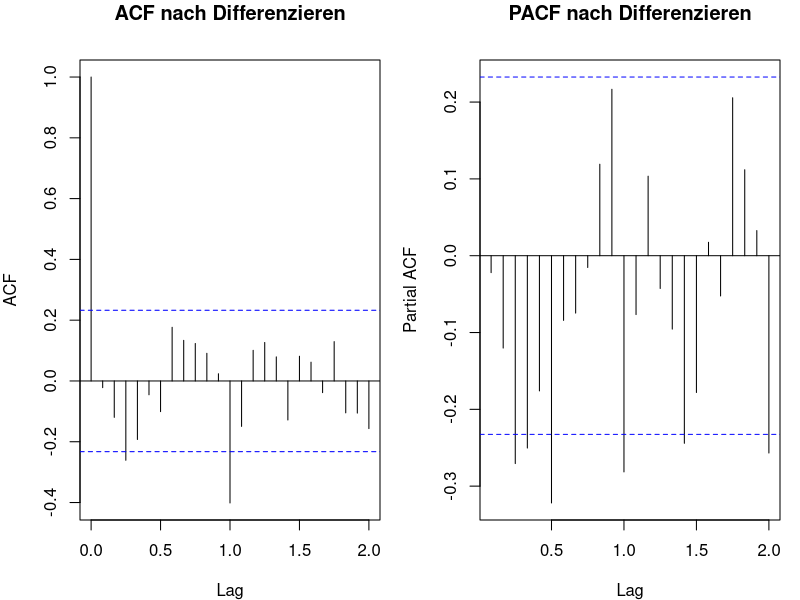
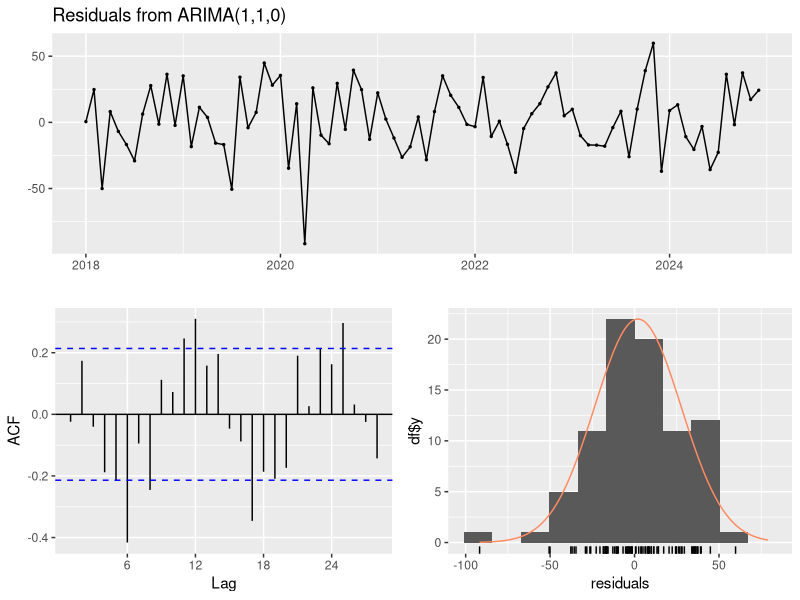
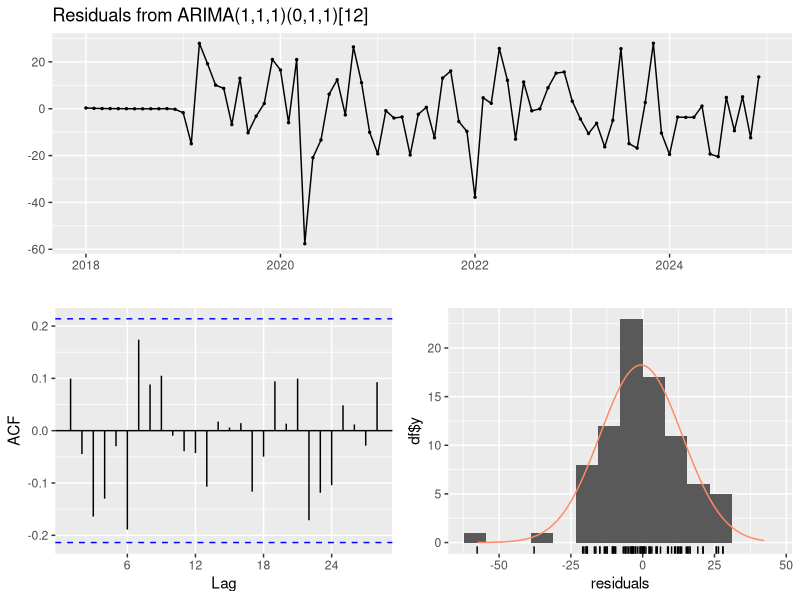
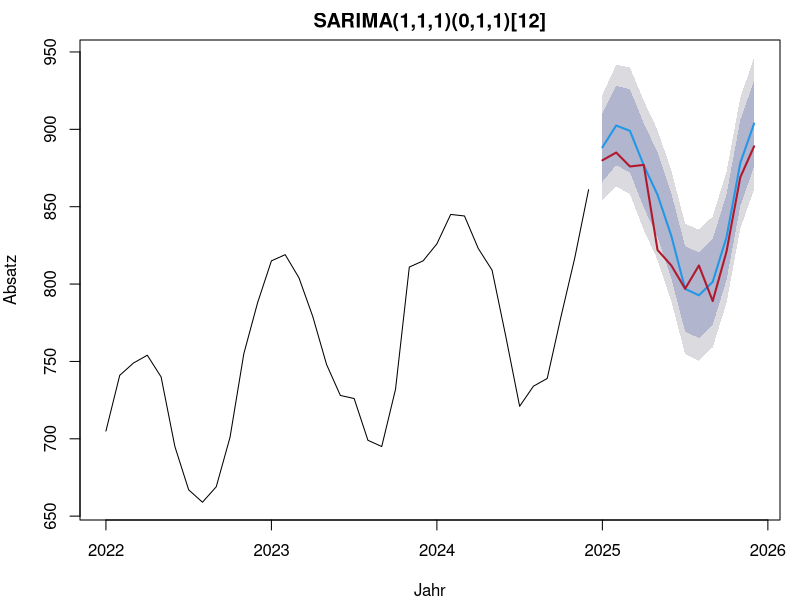

Generate these figures, in order, with R:
## ---- chunk 1
#| label: setup-r
#| include: false
library(forecast)

monate <- 96
t <- 1:monate

# Feste Innovationen, damit R und Python mit derselben Reihe rechnen
innovation <- c(
  12.98, 12.08, -29.7, -2.17, 8.55, 6.38, -15.38, -11.32,
  3.9, -18.45, -3.15, -25.42, 0.15, -19.95, 1.27, 20.62,
  21.23, 17.7, -26.17, 8.55, -8.93, -20.77, 2.85, 11.1,
  34.28, -4.35, 20.33, -56.32, -5.93, -0.52, -10.27, 16.12,
  -4.35, 15.98, 16.73, -16.42, -3, -1.58, -3.45, -13.8,
  -13.35, 7.12, -15.15, -9.07, 13.27, 11.93, 0, -20.33,
  -33.38, 1.88, -0.83, 15.6, 15.3, -7.65, -3.38, -0.38,
  1.27, 7.8, 22.35, 7.05, 5.25, -4.57, -12.15, -11.77,
  -10.73, 1.2, 15.9, -13.8, -16.27, 4.5, 40.05, -18.98,
  -18.45, -5.4, -6.23, -11.25, 5.47, -16.88, -30.9, 4.12,
  -11.4, 5.1, -0.45, 3.9, -11.32, -16.8, -17.62, 4.72,
  -33.75, 2.25, -1.12, 17.25, -27.97, -1.95, 6.82, -17.92)

# AR(1)-Fehler daraus aufbauen
fehler <- numeric(monate)
for (i in 2:monate) fehler[i] <- 0.6 * fehler[i - 1] + innovation[i]

absatz <- ts(round(500 + 4 * t + 60 * sin(2 * pi * t / 12) +
                     25 * cos(2 * pi * t / 12) + fehler),
             start = c(2018, 1), frequency = 12)

training <- window(absatz, end = c(2024, 12))
test <- window(absatz, start = c(2025, 1))
## ---- chunk 2
#| label: fig-b1-ar-r
#| fig-cap: "Beispiel 1: ACF und PACF nach gewöhnlichem und saisonalem Differenzieren."
#| fig-height: 3.6
round(c(d = forecast::ndiffs(training),
        D = forecast::nsdiffs(training)), 0)

stationaer <- diff(diff(training, lag = 12))

par(mfrow = c(1, 2), mar = c(4, 4, 3, 1))
acf(stationaer, lag.max = 24, main = "ACF nach Differenzieren")
pacf(stationaer, lag.max = 24, main = "PACF nach Differenzieren")
par(mfrow = c(1, 1))

round(c(n = length(stationaer),
        grenze = 1.96 / sqrt(length(stationaer)),
        sd_roh = sd(training),
        sd_stationaer = sd(stationaer)), 3)
## ---- chunk 3
#| label: b2-ar-r
kandidaten <- list(
  "(0,1,1)" = c(0, 1, 1),
  "(1,1,0)" = c(1, 1, 0),
  "(1,1,1)" = c(1, 1, 1),
  "(2,1,2)" = c(2, 1, 2)
)

for (name in names(kandidaten)) {
  m <- Arima(training, order = kandidaten[[name]], seasonal = c(0, 1, 1))
  cat(sprintf("%-9s AICc = %8.2f | BIC = %8.2f | logLik = %8.2f\n",
              name, m$aicc, m$bic, m$loglik))
}

automatisch <- auto.arima(training, stepwise = FALSE, approximation = FALSE)
automatisch
## ---- chunk 4
#| label: b3-ar-r
modell <- Arima(training, order = c(1, 1, 1), seasonal = c(0, 1, 1))
summary(modell)

# Zum Vergleich: ohne die gewoehnliche Differenz, dafuer mit Drift
ohne_d <- Arima(training, order = c(1, 0, 0), seasonal = c(0, 1, 1),
                include.drift = TRUE)
round(coef(ohne_d), 4)
## ---- chunk 5
#| label: fig-b4-ar-r
#| fig-cap:
#|   - "Beispiel 4: Residuendiagnostik ohne saisonale Anteile, die ACF zeigt Spitzen bei Vielfachen von zwölf."
#|   - "Beispiel 4: Residuendiagnostik mit saisonalen Anteilen, die Spitzen bei Vielfachen von zwölf sind verschwunden."
#| fig-height: 4
zu_einfach <- Arima(training, order = c(1, 1, 0))

checkresiduals(zu_einfach)
checkresiduals(modell)
## ---- chunk 6
#| label: fig-b5-ar-r
#| fig-cap: "Beispiel 5: Prognose des SARIMA-Modells mit Intervall, dazu die tatsächlichen Werte."
prognose <- forecast(modell, h = 12)

par(mar = c(4, 4, 2, 1))
plot(prognose, ylab = "Absatz", xlab = "Jahr",
     main = "SARIMA(1,1,1)(0,1,1)[12]", include = 36)
lines(test, col = "#b2182b", lwd = 2)

naiv <- snaive(training, h = 12)
hw <- hw(training, h = 12, seasonal = "additive")
zu_einfach_p <- forecast(zu_einfach, h = 12)

spalten <- c("RMSE", "MAE", "MAPE")
round(rbind(
  naiv_saisonal = accuracy(naiv, test)["Test set", spalten],
  ohne_saison = accuracy(zu_einfach_p, test)["Test set", spalten],
  holt_winters = accuracy(hw, test)["Test set", spalten],
  sarima = accuracy(prognose, test)["Test set", spalten]
), 2)

# Wie schnell wird das Intervall breiter?
round(c(monat_1 = prognose$upper[1, "95%"] - prognose$lower[1, "95%"],
        monat_12 = prognose$upper[12, "95%"] - prognose$lower[12, "95%"]), 1)
## ---- chunk 7
#| label: b6-ar-r
fehler_rollierend <- tsCV(absatz, forecastfunction = function(x, h) {
  forecast(Arima(x, order = c(1, 1, 1), seasonal = c(0, 1, 1)), h = h)
}, h = 6, initial = 60)

round(c(RMSE_rollierend = sqrt(mean(fehler_rollierend^2, na.rm = TRUE)),
        anzahl_fehler = sum(!is.na(fehler_rollierend)),
        RMSE_einmalig = accuracy(prognose, test)["Test set", "RMSE"]), 2)
